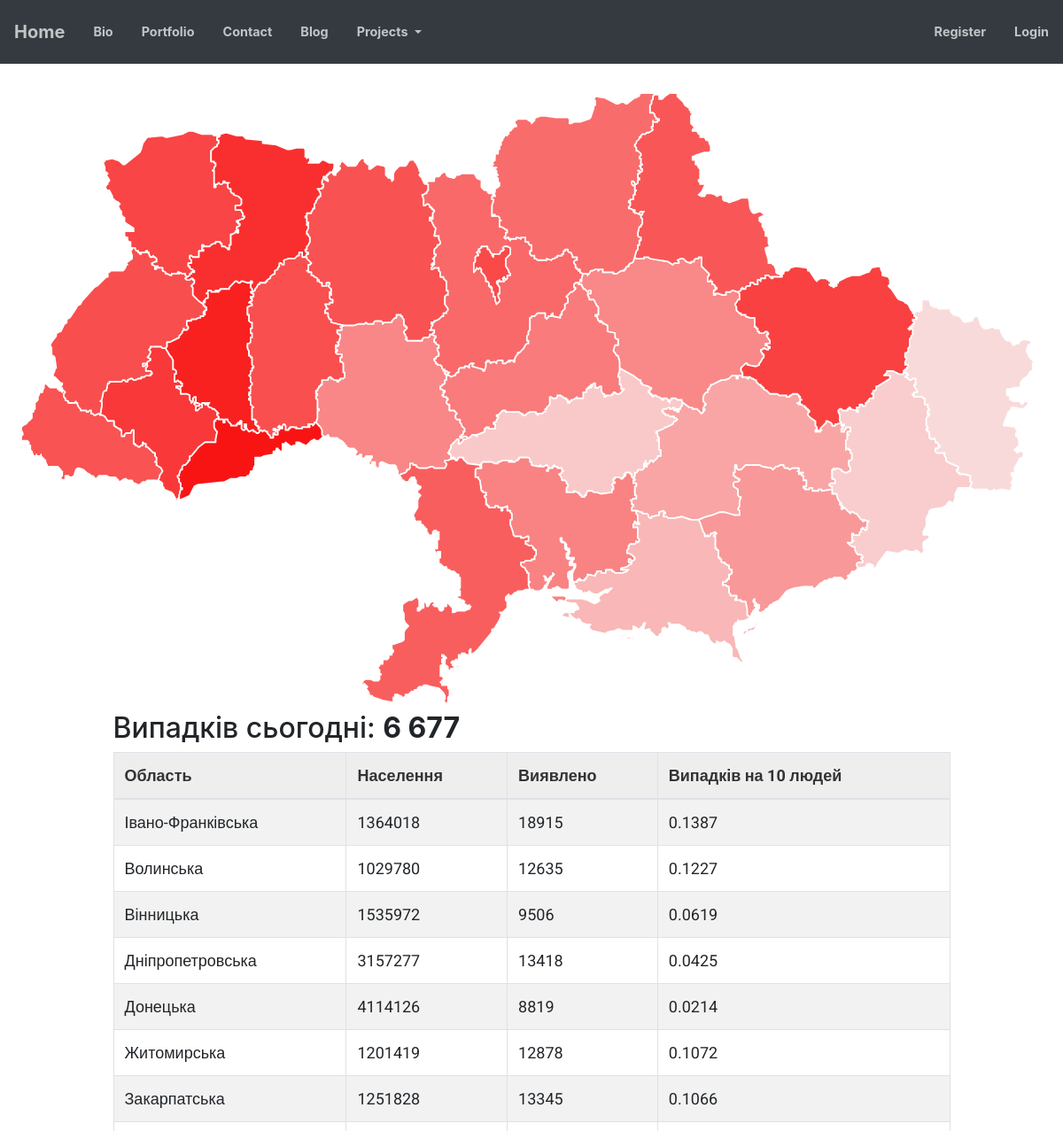
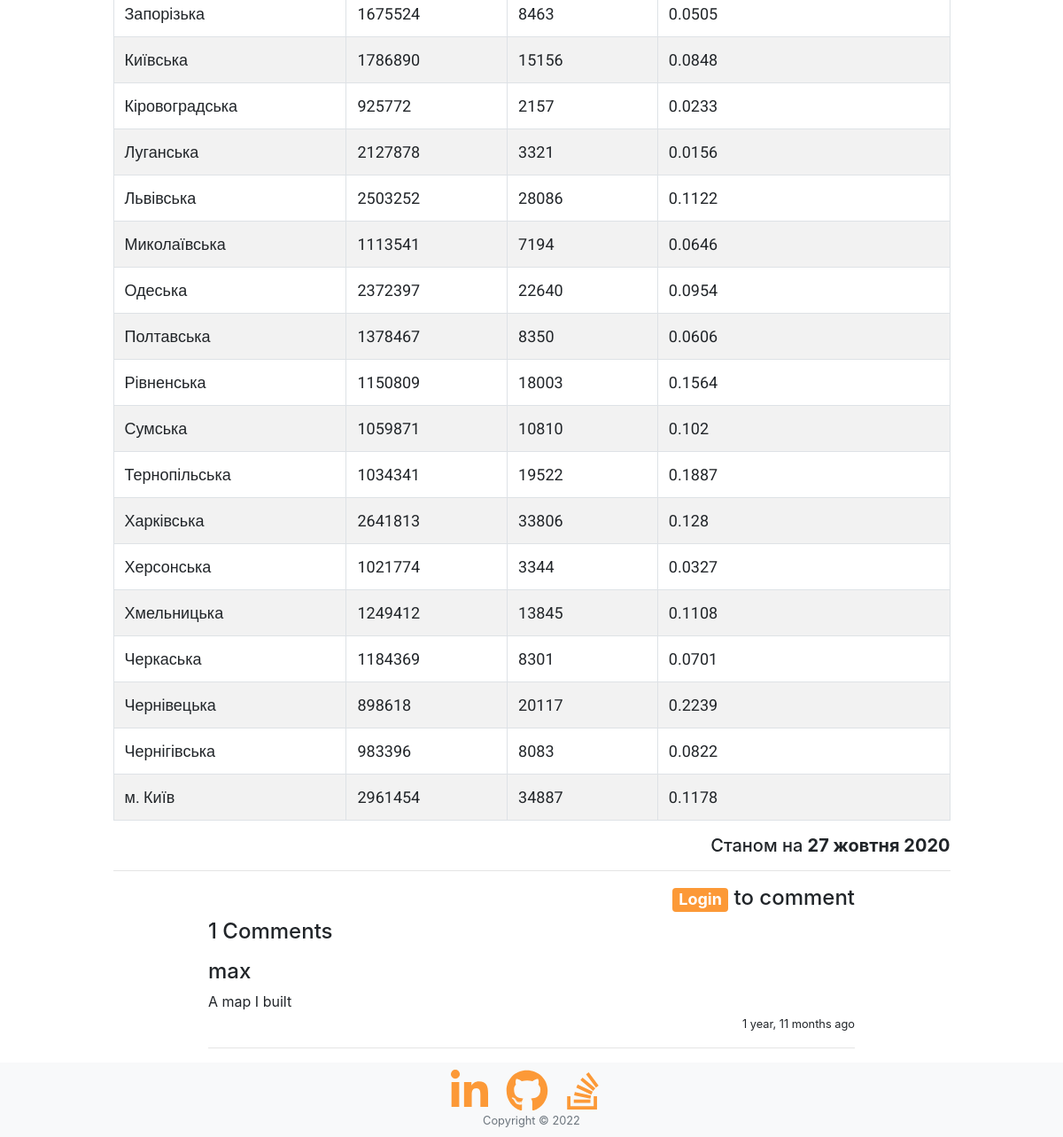
/projects/map, run on the app's committed database (2 pictures, top to bottom).
### projects/models/map.py (models this page shows)
class Utility(models.Model):
    title = models.CharField(max_length=100)
    value = models.CharField(max_length=20)

class CasesToday(models.Model):
    region = models.ForeignKey('Population', on_delete=models.CASCADE, null=True)
    cases = models.IntegerField()
    indx = models.FloatField(null=True)
    color = models.FloatField(null=True)

class Population(models.Model):
    region = models.CharField(max_length=100)
    population = models.IntegerField()

class MapComment(Comment):
    project = 'Bot'

### projects/views.py (the view)
# urls.py: path('map', views.MapView.as_view(), name='map'),
class MapView(CommonView):
    model = MapComment
    template_name = 'map/map.html'
    project_name = 'map'
    def get(self, request):
        population = Population.objects.all()
        cases_today = CasesToday.objects.all()
        util = Utility.objects.all()
        _map = Map.objects.all()
        context = self._get_context()
        context.update({'population': population, 'cases': cases_today, 'util': util, 'map': _map})
        return render(request, self.template_name, context)

### home/context_processors.py (called while the page is built)
def settings(request):
    return {
        'settings': django_settings,
    }

### projects/views.py (called while the page is built)
    def _get_context(self):
        comments = self.model.objects.all().order_by('-updated_at')
        comment_form = CommentForm()
        context = {
            'comments': comments,
            'comment_count': len(comments),
            'comment_form': comment_form,
            'comment_create_link': f'projects:{self.project_name}_comment_create',
            'comment_delete_link': f'projects:{self.project_name}_comment_delete',
            'login_redirect_link': f'projects:{self.project_name}',
        }
        return context

### projects/templates/map/map.html (shortened to what this page needs)
{% extends "project.html" %}
{% load humanize %}
{% block content %}
<div class="main">
    <div class="svg-container">
        <svg viewBox="0 0 700 410">
            {% for region in map %}
            <path
                comment="{{ region.region.region }}"
                stroke="#ffffff"
                stroke-opacity="NaN"
                stroke-width="1"
                stroke-linecap="round"
                stroke-linejoin="round"
                fill="rgb(249, {{ region.cases.color }}, {{ region.cases.color }})"
                d="{{ region.data }}"
            ></path>
            {% endfor %}
        </svg>
    </div>
    <div class="data">
        <div class="row">
            <div class="col"></div>
            <div class="col-xs-auto col-lg-10">
                <h2>Випадків сьогодні: <b>{{ util.1.value }}</b></h2>
                <table class="table table-striped table-bordered">
                    <thead>
                        <tr>
                            <th>
                                <span>Область</span>
                            </th>
                            <th>
                                <span>Населення</span>
                            </th>
                            <th>
                                <span>Виявлено</span>
                            </th>
                            <th>
                                <span>Випадків на {{ util.2.value }} людей</span>
                            </th>
                        </tr>
                    </thead>
                    <tbody>
                        {% for i in cases %}
                        <tr>
                            <td><span>{{ i.region.region }}</td>
                            <td><span>{{ i.region.population }}</td>
                            <td><span>{{ i.cases }}</td>
                            <td><span>{{ i.indx }}</td>
                        {% endfor %}
                    </tbody>
                </table>
                <h5 class="text-right">Станом на <b>{{ util.0.value }}</b></h5>
                <hr/>
            </div>
        <div class="col"></div>
        </div>
    </div>
</div>
{% endblock %}

### home/templates/project.html (shortened to what this page needs)
{% extends "base_footer.html" %}
{% load humanize %}
{% block comment_block %}
<div class="container">
    <div class="row">
        <div class="col"></div>
            <div class="col-md-12 col-lg-8">
                <div class="comments">
                    {% if user.is_authenticated %}
                            {% load crispy_forms_tags %}
                    {% else %}
                        <h4 class="text-right"><a class="badge badge-primary" href="../accounts/login?next={% url login_redirect_link %}">Login</a> to comment</h4>
                    {% endif %}
                    <div class="page-header">
                        <h4>{{ comment_count }} Comments</h4>
                    </div>
                    {% for comment in comments %}
                        <p>
                            <h4 class="media-heading user_name">{{ comment.owner }}</h4>
                            <div class ="text">
                                {{ comment.text }}
                            </div>
                            <p class="text-right"><small>{{ comment.updated_at|naturaltime }}</small></p>
                        </p>
                        <hr/>
                    {% endfor %}
                    </div>
                </div>
        <div class="col"></div>
    </div>
</div>
{% endblock %}

### home/templates/base_bootstrap.html (style rules this page uses)
.main { position: relative; top:100px; margin-bottom: 100px; }

### projects/templates/map/map.html (style rules this page uses)
th { background-color: rgb(238, 238, 238); color: rgb(51, 51, 51); font-size: 18px; font-weight: 700; font-family: Roboto, sans-serif; background-position: initial initial; background-repeat: initial initial; }
td { font-size: 18px; }
td span { font-family: Roboto, sans-serif; }
.data { width: 95%; margin: auto; }
.text { overflow-wrap: break-word; }

### data on the page
Utility: value "6 677"
Utility: value "10"
CasesToday: region.region "Івано-Франківська", region.population "1364018", cases "18915", indx "0.1387"
CasesToday: region.region "Волинська", region.population "1029780", cases "12635", indx "0.1227"
CasesToday: region.region "Вінницька", region.population "1535972", cases "9506", indx "0.0619"
CasesToday: region.region "Дніпропетровська", region.population "3157277", cases "13418", indx "0.0425"
CasesToday: region.region "Донецька", region.population "4114126", cases "8819", indx "0.0214"
CasesToday: region.region "Житомирська", region.population "1201419", cases "12878", indx "0.1072"
CasesToday: region.region "Закарпатська", region.population "1251828", cases "13345", indx "0.1066"
CasesToday: region.region "Запорізька", region.population "1675524", cases "8463", indx "0.0505"
CasesToday: region.region "Київська", region.population "1786890", cases "15156", indx "0.0848"
CasesToday: region.region "Кіровоградська", region.population "925772", cases "2157", indx "0.0233"
CasesToday: region.region "Луганська", region.population "2127878", cases "3321", indx "0.0156"
CasesToday: region.region "Львівська", region.population "2503252", cases "28086", indx "0.1122"
CasesToday: region.region "Миколаївська", region.population "1113541", cases "7194", indx "0.0646"
CasesToday: region.region "Одеська", region.population "2372397", cases "22640", indx "0.0954"
CasesToday: region.region "Полтавська", region.population "1378467", cases "8350", indx "0.0606"
CasesToday: region.region "Рівненська", region.population "1150809", cases "18003", indx "0.1564"
CasesToday: region.region "Сумська", region.population "1059871", cases "10810", indx "0.102"
CasesToday: region.region "Тернопільська", region.population "1034341", cases "19522", indx "0.1887"
CasesToday: region.region "Харківська", region.population "2641813", cases "33806", indx "0.128"
CasesToday: region.region "Херсонська", region.population "1021774", cases "3344", indx "0.0327"
CasesToday: region.region "Хмельницька", region.population "1249412", cases "13845", indx "0.1108"
CasesToday: region.region "Черкаська", region.population "1184369", cases "8301", indx "0.0701"
CasesToday: region.region "Чернівецька", region.population "898618", cases "20117", indx "0.2239"
CasesToday: region.region "Чернігівська", region.population "983396", cases "8083", indx "0.0822"
CasesToday: region.region "м. Київ", region.population "2961454", cases "34887", indx "0.1178"
Utility: value "27 жовтня 2020"
MapComment: owner "max", text "A map I built", updated_at "1 year, 11 months ago"

### other printed values
{{ comment_count }} "1"
